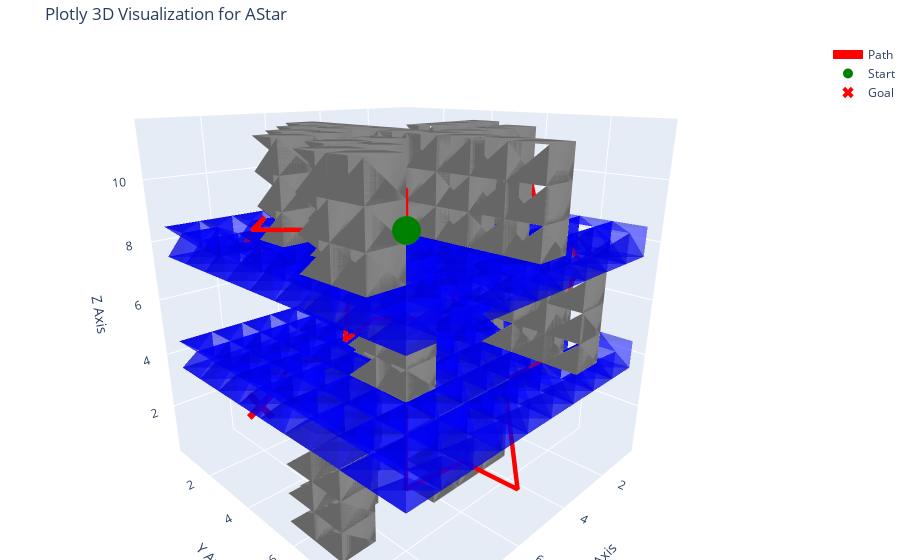

The code cell stored with this chart in its notebook:
### Code cell
import plotly.graph_objects as go

def simulate_with_plotly(algorithm, start_pos, goal_pos, obstacles_set):
    """
    Runs the planning algorithm and visualizes the output using Plotly
    for a richer, more interactive experience.
    """
    print("Running Algorithm:", algorithm.__class__.__name__, "for Plotly visualization\\n")

    # 1. Run the planner to get the path
    cost, path, expand = algorithm.plan()

    if not path:
        print("No path found!")
        # return

    # --- Filter out boundary obstacles for visualization ---
    floor_height_1 = 4
    floor_height_2 = 8

    internal_obstacles = {
        obs for obs in obstacles_set 
        if 0 < obs[0] < env.x_range  and 
           0 < obs[1] < env.y_range  and 
           0 < obs[2] < env.z_range 
    }
    external_obstacles = obstacles_set - internal_obstacles
    floor_obstacles = {
        obs for obs in internal_obstacles
        if 0 < obs[0] < env.x_range  and 
           0 < obs[1] < env.y_range  and 
           obs[2] in (floor_height_1, floor_height_2)
    }
    maze_obstacles = internal_obstacles - floor_obstacles
    # Add multi_floors coordinates to internal_obstacles for visualization
    

    # 2. Prepare data for Plotly
    path_x = [p[0] for p in path]
    path_y = [p[1] for p in path]
    path_z = [p[2] for p in path]

    # 3. Create a Plotly Figure
    fig = go.Figure()

    # --- Voxel/Cube Generation for Obstacles ---
    # Initialize lists to hold the vertices and face definitions for all cubes
    vert_x, vert_y, vert_z = [], [], []
    face_i, face_j, face_k = [], [], []
    
    # For each obstacle, generate the vertices and faces for a cube
    # for i, (ox, oy, oz) in enumerate(internal_obstacles):
    for i, (ox, oy, oz) in enumerate(maze_obstacles):
        # Define the 8 vertices of the cube, centered around the obstacle coordinate
        v = i * 8
        vert_x.extend([ox-0.5, ox+0.5, ox+0.5, ox-0.5, ox-0.5, ox+0.5, ox+0.5, ox-0.5])
        vert_y.extend([oy-0.5, oy-0.5, oy+0.5, oy+0.5, oy-0.5, oy-0.5, oy+0.5, oy+0.5])
        vert_z.extend([oz-0.5, oz-0.5, oz-0.5, oz-0.5, oz+0.5, oz+0.5, oz+0.5, oz+0.5])

        # Define the 12 triangles (2 per face) that make up the cube's surface
        face_i.extend([v+0, v+0, v+2, v+2, v+4, v+4, v+6, v+6, v+0, v+0, v+1, v+1])
        face_j.extend([v+1, v+3, v+3, v+6, v+5, v+7, v+7, v+2, v+4, v+5, v+2, v+6])
        face_k.extend([v+2, v+1, v+7, v+3, v+6, v+5, v+5, v+7, v+5, v+4, v+6, v+2])

    # Add the combined mesh of all obstacle cubes to the figure
    fig.add_trace(go.Mesh3d(
        x=vert_x, y=vert_y, z=vert_z,
        i=face_i, j=face_j, k=face_k,
        color='gray',
        # opacity=0.7,
        opacity=1,
        name='Obstacles'
    ))

    # Draw floors 
    vert_x, vert_y, vert_z = [], [], []
    face_i, face_j, face_k = [], [], []
    
    # For each obstacle, generate the vertices and faces for a cube
    for i, (ox, oy, oz) in enumerate(floor_obstacles):
        # Define the 8 vertices of the cube, centered around the obstacle coordinate
        v = i * 8
        vert_x.extend([ox-0.5, ox+0.5, ox+0.5, ox-0.5, ox-0.5, ox+0.5, ox+0.5, ox-0.5])
        vert_y.extend([oy-0.5, oy-0.5, oy+0.5, oy+0.5, oy-0.5, oy-0.5, oy+0.5, oy+0.5])
        vert_z.extend([oz-0.5, oz-0.5, oz-0.5, oz-0.5, oz+0.5, oz+0.5, oz+0.5, oz+0.5])

        # Define the 12 triangles (2 per face) that make up the cube's surface
        face_i.extend([v+0, v+0, v+2, v+2, v+4, v+4, v+6, v+6, v+0, v+0, v+1, v+1])
        face_j.extend([v+1, v+3, v+3, v+6, v+5, v+7, v+7, v+2, v+4, v+5, v+2, v+6])
        face_k.extend([v+2, v+1, v+7, v+3, v+6, v+5, v+5, v+7, v+5, v+4, v+6, v+2])

    # Add the combined mesh of all obstacle cubes to the figure
    fig.add_trace(go.Mesh3d(
        x=vert_x, y=vert_y, z=vert_z,
        i=face_i, j=face_j, k=face_k,
        color='blue',
        opacity=0.5,
        name='floor'
    ))
    
    # Draw boundaries
    # vert_x, vert_y, vert_z = [], [], []
    # face_i, face_j, face_k = [], [], []
    
    # # For each obstacle, generate the vertices and faces for a cube
    # for i, (ox, oy, oz) in enumerate(external_obstacles):
    #     # Define the 8 vertices of the cube, centered around the obstacle coordinate
    #     v = i * 8
    #     vert_x.extend([ox-0.5, ox+0.5, ox+0.5, ox-0.5, ox-0.5, ox+0.5, ox+0.5, ox-0.5])
    #     vert_y.extend([oy-0.5, oy-0.5, oy+0.5, oy+0.5, oy-0.5, oy-0.5, oy+0.5, oy+0.5])
    #     vert_z.extend([oz-0.5, oz-0.5, oz-0.5, oz-0.5, oz+0.5, oz+0.5, oz+0.5, oz+0.5])

    #     # Define the 12 triangles (2 per face) that make up the cube's surface
    #     face_i.extend([v+0, v+0, v+2, v+2, v+4, v+4, v+6, v+6, v+0, v+0, v+1, v+1])
    #     face_j.extend([v+1, v+3, v+3, v+6, v+5, v+7, v+7, v+2, v+4, v+5, v+2, v+6])
    #     face_k.extend([v+2, v+1, v+7, v+3, v+6, v+5, v+5, v+7, v+5, v+4, v+6, v+2])

    # # Add the combined mesh of all obstacle cubes to the figure
    # fig.add_trace(go.Mesh3d(
    #     x=vert_x, y=vert_y, z=vert_z,
    #     i=face_i, j=face_j, k=face_k,
    #     color='gray',
    #     opacity=0.02,
    #     name='Boundary'
    # ))

    # Add the calculated path as a 3D line
    fig.add_trace(go.Scatter3d(
        x=path_x, y=path_y, z=path_z,
        mode='lines',
        line=dict(color='red', width=9),
        name='Path'
    ))

    # Add distinct markers for the start and goal points
    fig.add_trace(go.Scatter3d(
        x=[start_pos[0]], y=[start_pos[1]], z=[start_pos[2]],
        mode='markers',
        marker=dict(size=10, color='green', symbol='circle'),
        name='Start'
    ))
    fig.add_trace(go.Scatter3d(
        x=[goal_pos[0]], y=[goal_pos[1]], z=[goal_pos[2]],
        mode='markers',
        marker=dict(size=10, color='red', symbol='x'),
        name='Goal'
    ))

    # 4. Configure the layout of the plot
    fig.update_layout(
        title=f'Plotly 3D Visualization for {algorithm.__class__.__name__}',
        scene=dict(
            xaxis_title='X Axis',
            yaxis_title='Y Axis',
            zaxis_title='Z Axis',
            aspectratio=dict(x=1, y=1, z=1),
            camera_eye=dict(x=1.2, y=1.2, z=0.6)
        ),
        margin=dict(l=0, r=0, b=0, t=40)
    )

    # 5. Show the interactive figure
    fig.show()

# Re-create the AStar planner instance and run the new visualization function
planner_for_plotly = AStar(start_position, goal=goal_position, env=env)
simulate_with_plotly(planner_for_plotly, start_position, goal_position, obstacles)

### Figure 1 — Plotly figure (JSON) as saved in the notebook; plotly's stock layout.template omitted (floating-point values rounded to 4 significant figures; data arrays with more than 128 entries replaced by an {"elided": "..."} marker saying what was removed)
{"data": [{"color": "gray", "i": {"elided": "2088 int values"}, "j": {"elided": "2088 int values"}, "k": {"elided": "2088 int values"}, "name": "Obstacles", "opacity": 1, "type": "mesh3d", "x": {"elided": "1392 float values"}, "y": {"elided": "1392 float values"}, "z": {"elided": "1392 float values"}}, {"color": "blue", "i": {"elided": "1896 int values"}, "j": {"elided": "1896 int values"}, "k": {"elided": "1896 int values"}, "name": "floor", "opacity": 0.5, "type": "mesh3d", "x": {"elided": "1264 float values"}, "y": {"elided": "1264 float values"}, "z": {"elided": "1264 float values"}}, {"line": {"color": "red", "width": 9}, "mode": "lines", "name": "Path", "type": "scatter3d", "x": [8, 7, 6, 5, 4, 5, 6, 7, 6, 5, 4, 3, 2, 2, 2, 1, 2, 2, 1, 2, 3, 4, 3, 2, 3, 2, 3, 4, 5, 6, 7, 8, 8, 7, 6, 7, 8, 8, 9, 8, 7, 6, 7, 8, 9], "y": [2, 2, 2, 3, 4, 5, 6, 7, 8, 9, 8, 7, 8, 8, 8, 8, 8, 7, 6, 5, 5, 4, 3, 2, 3, 4, 5, 6, 6, 7, 8, 7, 6, 5, 4, 3, 2, 3, 4, 5, 5, 6, 7, 8, 9], "z": [2, 3, 3, 3, 2, 1, 1, 1, 2, 1, 2, 3, 4, 5, 6, 7, 8, 9, 10, 9, 9, 9, 9, 8, 7, 7, 7, 6, 7, 7, 7, 7, 6, 7, 7, 7, 8, 9, 9, 9, 10, 10, 10, 10, 10]}, {"marker": {"color": "green", "size": 10, "symbol": "circle"}, "mode": "markers", "name": "Start", "type": "scatter3d", "x": [9], "y": [9], "z": [10]}, {"marker": {"color": "red", "size": 10, "symbol": "x"}, "mode": "markers", "name": "Goal", "type": "scatter3d", "x": [8], "y": [2], "z": [2]}], "layout": {"margin": {"b": 0, "l": 0, "r": 0, "t": 40}, "scene": {"aspectratio": {"x": 1, "y": 1, "z": 1}, "camera": {"eye": {"x": 1.2, "y": 1.2, "z": 0.6}}, "xaxis": {"title": {"text": "X Axis"}}, "yaxis": {"title": {"text": "Y Axis"}}, "zaxis": {"title": {"text": "Z Axis"}}}, "title": {"text": "Plotly 3D Visualization for AStar"}}}
